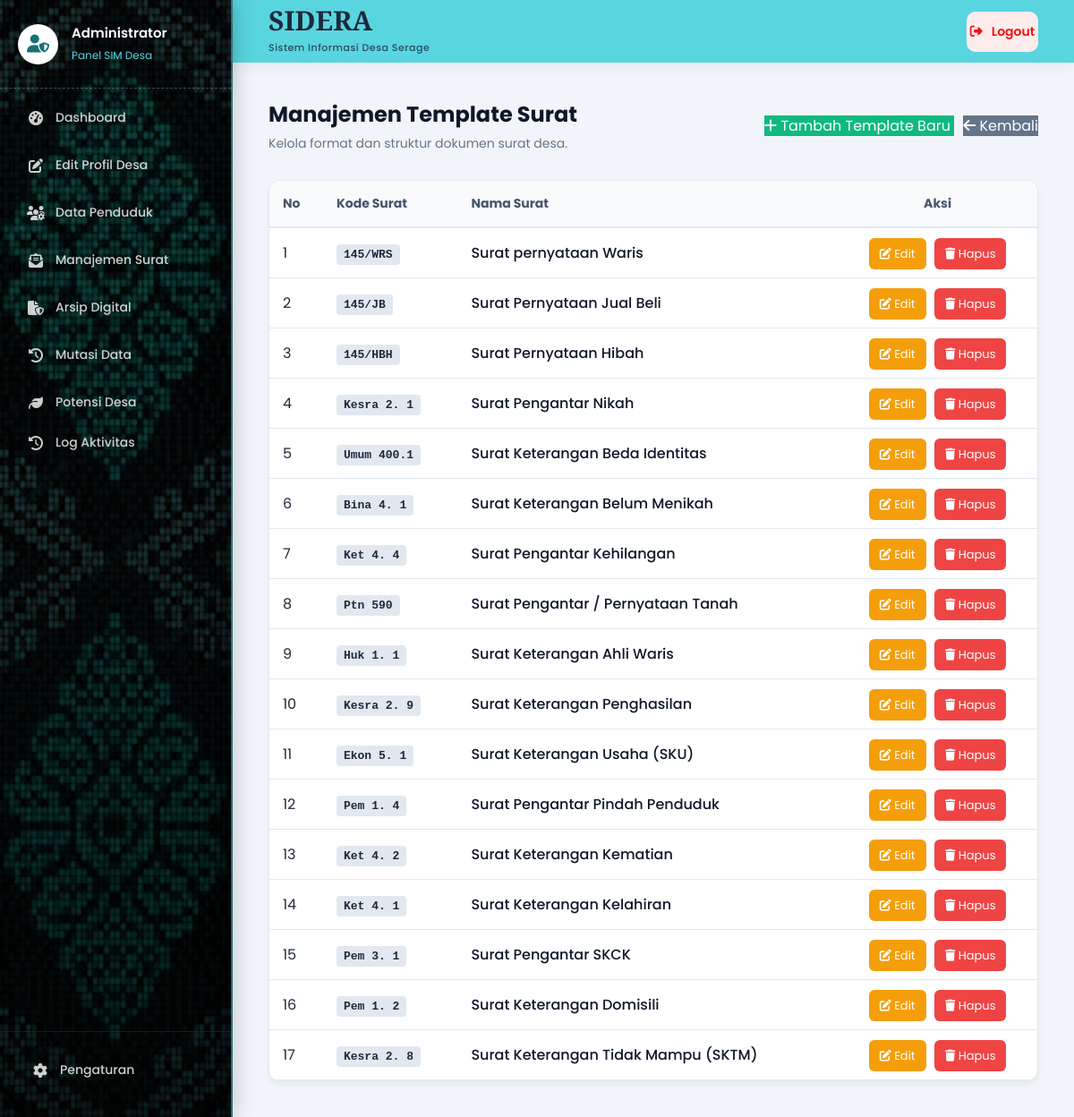
Screenshot of /admin/manajemen_template.php (signed in) with the database file from the repository.
### tables this page shows
CREATE TABLE `template_surat` (
  `id` int(11) NOT NULL,
  `kode_surat` varchar(50) NOT NULL,
  `nama_surat` varchar(150) NOT NULL,
  `header_surat` text NOT NULL,
  `isi_template` longtext NOT NULL,
  `variabel_input` longtext DEFAULT NULL CHECK (json_valid(`variabel_input`))
);

### admin/manajemen_template.php (the view, shortened to what this page needs)
<?php
require_once '../config/koneksi.php';
require_once 'includes/admin_header.php';
$query = "SELECT * FROM template_surat ORDER BY id DESC";
$result = $koneksi->query($query);
?>
<div class="page-header" style="margin-bottom: 30px; display: flex; justify-content: space-between; align-items: center;">
    <div>
        <h1 class="page-title" style="font-size: 24px; color: #0f172a; margin: 0 0 5px 0;">Manajemen Template Surat</h1>
        <p class="page-subtitle" style="color: #64748b; margin: 0;">Kelola format dan struktur dokumen surat desa.</p>
    </div>
    <div>
        <a href="tambah_template.php" class="btn-search" style="background: #10b981; color: white; text-decoration: none;">
            <i class="fa-solid fa-plus"></i> Tambah Template Baru
        </a>
        <a href="manajemen_surat.php" class="btn-search" style="background: #64748b; color: white; text-decoration: none; margin-left: 10px;">
            <i class="fa-solid fa-arrow-left"></i> Kembali
        </a>
    </div>
</div>
<div style="background: #fff; border-radius: 12px; box-shadow: 0 4px 6px rgba(0,0,0,0.05); border: 1px solid #e2e8f0; overflow: hidden;">
    <table style="width: 100%; border-collapse: collapse; text-align: left;">
        <thead>
            <tr style="background: #f8fafc; border-bottom: 2px solid #e2e8f0;">
                <th style="padding: 15px; color: #475569; font-size: 14px;">No</th>
                <th style="padding: 15px; color: #475569; font-size: 14px;">Kode Surat</th>
                <th style="padding: 15px; color: #475569; font-size: 14px;">Nama Surat</th>
                <th style="padding: 15px; color: #475569; font-size: 14px; text-align: center;">Aksi</th>
            </tr>
        </thead>
        <tbody>
            <?php
            $no = 1;
            if ($result && $result->num_rows > 0):
                while($row = $result->fetch_assoc()):
            ?>
            <tr style="border-bottom: 1px solid #e2e8f0;">
                <td style="padding: 15px;"><?= $no++ ?></td>
                <td style="padding: 15px;"><span style="background: #e2e8f0; padding: 4px 8px; border-radius: 4px; font-family: monospace; font-weight: bold;"><?= htmlspecialchars($row['kode_surat']) ?></span></td>
                <td style="padding: 15px; font-weight: 500; color: #0f172a;"><?= htmlspecialchars($row['nama_surat']) ?></td>
                <td style="padding: 15px; text-align: center;">
                    <a href="tambah_template.php?id=<?= $row['id'] ?>" style="background: #f59e0b; color: white; padding: 8px 12px; border-radius: 6px; text-decoration: none; font-size: 13px; margin-right: 5px;"><i class="fa-solid fa-pen-to-square"></i> Edit</a>
                    <a href="?hapus=<?= $row['id'] ?>" onclick="return confirm('Yakin ingin menghapus template ini?');" style="background: #ef4444; color: white; padding: 8px 12px; border-radius: 6px; text-decoration: none; font-size: 13px;"><i class="fa-solid fa-trash"></i> Hapus</a>
                </td>
            </tr>
            <?php
                endwhile;
            else:
            ?>
            <tr>
                <td colspan="4" style="padding: 30px; text-align: center; color: #94a3b8;">Belum ada template surat yang dibuat.</td>
            </tr>
            <?php endif; ?>
        </tbody>
    </table>
</div>
<?php require_once 'includes/admin_footer.php'; ?>

### admin/includes/admin_header.php (style rules this page uses)
:root { --sidebar-bg: #1a6f76; --sidebar-hover: #13555b; --topbar-bg: #59d5e0; --bg-light: #f1f5f9; --text-dark: #1e293b; --text-muted: #64748b; --primary: #1a6f76; --secondary: #59d5e0; --shadow-sm: 0 4px 6px rgba(0,0,0,0.05); --shadow-md: 0 10px 20px rgba(0,0,0,0.08); --transition: all 0.3s ease; }
* { margin: 0; padding: 0; box-sizing: border-box; font-family: 'Poppins', sans-serif; }
body { background-color: var(--bg-light); color: var(--text-dark); display: flex; min-height: 100vh; overflow-x: hidden; }
a { text-decoration: none; }
.page-header { margin-bottom: 30px; }
.page-title { font-size: 24px; color: var(--primary); font-weight: 700; }
.page-subtitle { color: var(--text-muted); font-size: 14px; margin-top: 5px; }

### rows the page displays
template_surat: kode_surat "145/WRS", nama_surat "Surat pernyataan Waris"
template_surat: kode_surat "145/JB", nama_surat "Surat Pernyataan Jual Beli"
template_surat: kode_surat "145/HBH", nama_surat "Surat Pernyataan Hibah"
template_surat: kode_surat "Kesra 2. 1", nama_surat "Surat Pengantar Nikah"
template_surat: kode_surat "Umum 400.1", nama_surat "Surat Keterangan Beda Identitas"
template_surat: kode_surat "Bina 4. 1", nama_surat "Surat Keterangan Belum Menikah"
template_surat: kode_surat "Ket 4. 4", nama_surat "Surat Pengantar Kehilangan"
template_surat: kode_surat "Ptn 590", nama_surat "Surat Pengantar / Pernyataan Tanah"
template_surat: kode_surat "Huk 1. 1", nama_surat "Surat Keterangan Ahli Waris"
template_surat: kode_surat "Kesra 2. 9", nama_surat "Surat Keterangan Penghasilan"
template_surat: kode_surat "Ekon 5. 1", nama_surat "Surat Keterangan Usaha (SKU)"
template_surat: kode_surat "Pem 1. 4", nama_surat "Surat Pengantar Pindah Penduduk"
template_surat: kode_surat "Ket 4. 2", nama_surat "Surat Keterangan Kematian"
template_surat: kode_surat "Ket 4. 1", nama_surat "Surat Keterangan Kelahiran"
template_surat: kode_surat "Pem 3. 1", nama_surat "Surat Pengantar SKCK"
template_surat: kode_surat "Pem 1. 2", nama_surat "Surat Keterangan Domisili"
template_surat: kode_surat "Kesra 2. 8", nama_surat "Surat Keterangan Tidak Mampu (SKTM)"
